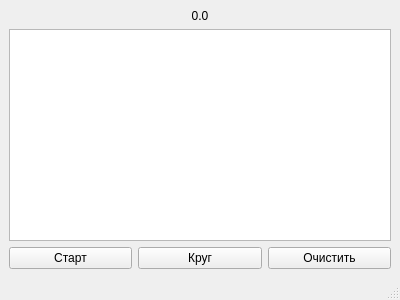
<?xml version="1.0" encoding="UTF-8"?>
<ui version="4.0">
 <class>MainWindow</class>
 <widget class="QMainWindow" name="MainWindow">
  <property name="geometry">
   <rect>
    <x>0</x>
    <y>0</y>
    <width>400</width>
    <height>300</height>
   </rect>
  </property>
  <property name="windowTitle">
   <string>Секундомер</string>
  </property>
  <widget class="QWidget" name="centralwidget">
   <layout class="QVBoxLayout" name="verticalLayout">
    <item>
     <widget class="QLabel" name="label_time">
      <property name="text">
       <string>0.0</string>
      </property>
      <property name="alignment">
       <set>Qt::AlignCenter</set>
      </property>
     </widget>
    </item>
    <item>
     <widget class="QTextBrowser" name="textBrowser"/>
    </item>
    <item>
     <layout class="QHBoxLayout" name="horizontalLayout">
      <item>
       <widget class="QPushButton" name="pb_startStop">
        <property name="text">
         <string>Старт</string>
        </property>
       </widget>
      </item>
      <item>
       <widget class="QPushButton" name="pb_lap">
        <property name="text">
         <string>Круг</string>
        </property>
       </widget>
      </item>
      <item>
       <widget class="QPushButton" name="pb_reset">
        <property name="text">
         <string>Очистить</string>
        </property>
       </widget>
      </item>
     </layout>
    </item>
   </layout>
  </widget>
  <widget class="QMenuBar" name="menubar"/>
  <widget class="QStatusBar" name="statusbar"/>
 </widget>
 <resources/>
 <connections/>
</ui>
